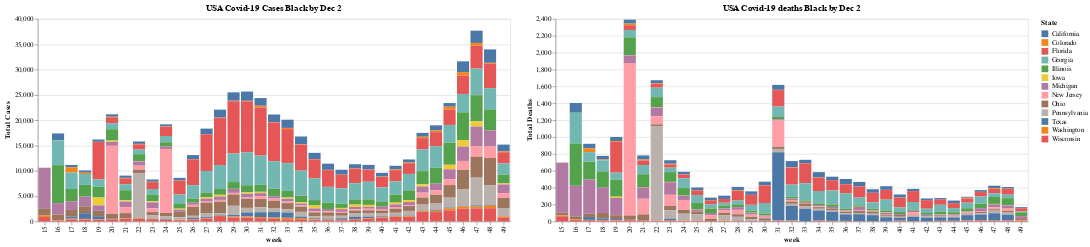

Notebook source saved alongside this figure:
### Code cell
brush=alt.selection(type='interval')
filter=all_state_sorted['Ethnic']=='Black'
all_state_sub=all_state_sorted[filter]
bar1 = alt.Chart(all_state_sub, title="USA Covid-19 Cases Black by Dec 2").mark_bar().encode(
     x='week:N',
     y=alt.Y('week_case:Q', title="Total Cases"),
     color='State:N',
     tooltip=['State:N',
              alt.Tooltip('week_case:Q'),
              alt.Tooltip('week_deaths:Q')
     ]
).add_selection(brush)

bar2 = alt.Chart(all_state_sub,title="USA Covid-19 deaths Black by Dec 2").mark_bar().encode(
    x='week:N',
    y=alt.Y('week_death:Q', title="Total Deaths"),
    color='State:N',
    tooltip=['State:N',
             alt.Tooltip('week_case:Q'),
             alt.Tooltip('week_death:Q')
             ]
#).transform_filter(brush)
).add_selection(brush)

combined1=bar1 | bar2 



combined1.save('USA_Covid_State_Black_weekly.html')
from google.colab import files
files.download('USA_Covid_State_Black_weekly.html')
combined1

### Figure 1 — Vega-Lite specification as saved in the notebook (floating-point values rounded to 4 significant figures; data arrays with more than 128 entries replaced by an {"elided": "..."} marker saying what was removed)
{"config": {"view": {"continuousWidth": 400, "continuousHeight": 300}}, "hconcat": [{"mark": "bar", "encoding": {"color": {"type": "nominal", "field": "State"}, "tooltip": [{"type": "nominal", "field": "State"}, {"type": "quantitative", "field": "week_case"}, {"type": "quantitative", "field": "week_deaths"}], "x": {"type": "nominal", "field": "week"}, "y": {"type": "quantitative", "field": "week_case", "title": "Total Cases"}}, "selection": {"selector007": {"type": "interval"}}, "title": "USA Covid-19 Cases Black by Dec 2"}, {"mark": "bar", "encoding": {"color": {"type": "nominal", "field": "State"}, "tooltip": [{"type": "nominal", "field": "State"}, {"type": "quantitative", "field": "week_case"}, {"type": "quantitative", "field": "week_death"}], "x": {"type": "nominal", "field": "week"}, "y": {"type": "quantitative", "field": "week_death", "title": "Total Deaths"}}, "selection": {"selector007": {"type": "interval"}}, "title": "USA Covid-19 deaths Black by Dec 2"}], "data": {"name": "data-dfacbdaff3678aaf9edb2a8c0f693d76"}, "$schema": "https://vega.github.io/schema/vega-lite/v4.8.1.json", "datasets": {"data-dfacbdaff3678aaf9edb2a8c0f693d76": {"elided": "428 records"}}}
